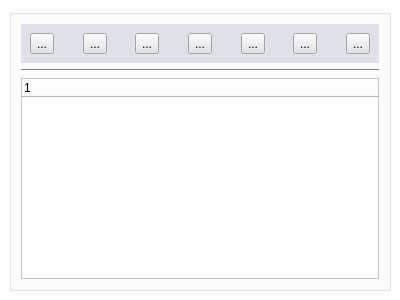
  <widget class="QDockWidget" name="DatasetsWidget">
   <property name="minimumSize">
    <size>
     <width>400</width>
     <height>300</height>
    </size>
   </property>
   <property name="maximumSize">
    <size>
     <width>441</width>
     <height>300</height>
    </size>
   </property>
   <property name="palette">
    <palette>
     <active>
      <colorrole role="WindowText">
       <brush brushstyle="SolidPattern">
        <color alpha="255">
         <red>0</red>
         <green>0</green>
         <blue>0</blue>
        </color>
       </brush>
      </colorrole>
      <colorrole role="Button">
       <brush brushstyle="SolidPattern">
        <color alpha="255">
         <red>255</red>
         <green>255</green>
         <blue>255</blue>
        </color>
       </brush>
      </colorrole>
      <colorrole role="Light">
       <brush brushstyle="SolidPattern">
        <color alpha="255">
         <red>255</red>
         <green>255</green>
         <blue>255</blue>
        </color>
       </brush>
      </colorrole>
      <colorrole role="Midlight">
       <brush brushstyle="SolidPattern">
        <color alpha="255">
         <red>255</red>
         <green>255</green>
         <blue>255</blue>
        </color>
       </brush>
      </colorrole>
      <colorrole role="Dark">
       <brush brushstyle="SolidPattern">
        <color alpha="255">
         <red>127</red>
         <green>127</green>
         <blue>127</blue>
        </color>
       </brush>
      </colorrole>
      <colorrole role="Mid">
       <brush brushstyle="SolidPattern">
        <color alpha="255">
         <red>170</red>
         <green>170</green>
         <blue>170</blue>
        </color>
       </brush>
      </colorrole>
      <colorrole role="Text">
       <brush brushstyle="SolidPattern">
        <color alpha="255">
         <red>0</red>
         <green>0</green>
         <blue>0</blue>
        </color>
       </brush>
      </colorrole>
      <colorrole role="BrightText">
       <brush brushstyle="SolidPattern">
        <color alpha="255">
         <red>255</red>
         <green>255</green>
         <blue>255</blue>
        </color>
       </brush>
      </colorrole>
      <colorrole role="ButtonText">
       <brush brushstyle="SolidPattern">
        <color alpha="255">
         <red>0</red>
         <green>0</green>
         <blue>0</blue>
        </color>
       </brush>
      </colorrole>
      <colorrole role="Base">
       <brush brushstyle="SolidPattern">
        <color alpha="255">
         <red>255</red>
         <green>255</green>
         <blue>255</blue>
        </color>
       </brush>
      </colorrole>
      <colorrole role="Window">
       <brush brushstyle="SolidPattern">
        <color alpha="255">
         <red>255</red>
         <green>255</green>
         <blue>255</blue>
        </color>
       </brush>
      </colorrole>
      <colorrole role="Shadow">
       <brush brushstyle="SolidPattern">
        <color alpha="255">
         <red>0</red>
         <green>0</green>
         <blue>0</blue>
        </color>
       </brush>
      </colorrole>
      <colorrole role="AlternateBase">
       <brush brushstyle="SolidPattern">
        <color alpha="255">
         <red>255</red>
         <green>255</green>
         <blue>255</blue>
        </color>
       </brush>
      </colorrole>
      <colorrole role="ToolTipBase">
       <brush brushstyle="SolidPattern">
        <color alpha="255">
         <red>255</red>
         <green>255</green>
         <blue>220</blue>
        </color>
       </brush>
      </colorrole>
      <colorrole role="ToolTipText">
       <brush brushstyle="SolidPattern">
        <color alpha="255">
         <red>0</red>
         <green>0</green>
         <blue>0</blue>
        </color>
       </brush>
      </colorrole>
      <colorrole role="PlaceholderText">
       <brush brushstyle="SolidPattern">
        <color alpha="128">
         <red>0</red>
         <green>0</green>
         <blue>0</blue>
        </color>
       </brush>
      </colorrole>
     </active>
     <inactive>
      <colorrole role="WindowText">
       <brush brushstyle="SolidPattern">
        <color alpha="255">
         <red>0</red>
         <green>0</green>
         <blue>0</blue>
        </color>
       </brush>
      </colorrole>
      <colorrole role="Button">
       <brush brushstyle="SolidPattern">
        <color alpha="255">
         <red>255</red>
         <green>255</green>
         <blue>255</blue>
        </color>
       </brush>
      </colorrole>
      <colorrole role="Light">
       <brush brushstyle="SolidPattern">
        <color alpha="255">
         <red>255</red>
         <green>255</green>
         <blue>255</blue>
        </color>
       </brush>
      </colorrole>
      <colorrole role="Midlight">
       <brush brushstyle="SolidPattern">
        <color alpha="255">
         <red>255</red>
         <green>255</green>
         <blue>255</blue>
        </color>
       </brush>
      </colorrole>
      <colorrole role="Dark">
       <brush brushstyle="SolidPattern">
        <color alpha="255">
         <red>127</red>
         <green>127</green>
         <blue>127</blue>
        </color>
       </brush>
      </colorrole>
      <colorrole role="Mid">
       <brush brushstyle="SolidPattern">
        <color alpha="255">
         <red>170</red>
         <green>170</green>
         <blue>170</blue>
        </color>
       </brush>
      </colorrole>
      <colorrole role="Text">
       <brush brushstyle="SolidPattern">
        <color alpha="255">
         <red>0</red>
         <green>0</green>
         <blue>0</blue>
        </color>
       </brush>
      </colorrole>
      <colorrole role="BrightText">
       <brush brushstyle="SolidPattern">
        <color alpha="255">
         <red>255</red>
         <green>255</green>
         <blue>255</blue>
        </color>
       </brush>
      </colorrole>
      <colorrole role="ButtonText">
       <brush brushstyle="SolidPattern">
        <color alpha="255">
         <red>0</red>
         <green>0</green>
         <blue>0</blue>
        </color>
       </brush>
      </colorrole>
      <colorrole role="Base">
       <brush brushstyle="SolidPattern">
        <color alpha="255">
         <red>255</red>
         <green>255</green>
         <blue>255</blue>
        </color>
       </brush>
      </colorrole>
      <colorrole role="Window">
       <brush brushstyle="SolidPattern">
        <color alpha="255">
         <red>255</red>
         <green>255</green>
         <blue>255</blue>
        </color>
       </brush>
      </colorrole>
      <colorrole role="Shadow">
       <brush brushstyle="SolidPattern">
        <color alpha="255">
         <red>0</red>
         <green>0</green>
         <blue>0</blue>
        </color>
       </brush>
      </colorrole>
      <colorrole role="AlternateBase">
       <brush brushstyle="SolidPattern">
        <color alpha="255">
         <red>255</red>
         <green>255</green>
         <blue>255</blue>
        </color>
       </brush>
      </colorrole>
      <colorrole role="ToolTipBase">
       <brush brushstyle="SolidPattern">
        <color alpha="255">
         <red>255</red>
         <green>255</green>
         <blue>220</blue>
        </color>
       </brush>
      </colorrole>
      <colorrole role="ToolTipText">
       <brush brushstyle="SolidPattern">
        <color alpha="255">
         <red>0</red>
         <green>0</green>
         <blue>0</blue>
        </color>
       </brush>
      </colorrole>
      <colorrole role="PlaceholderText">
       <brush brushstyle="SolidPattern">
        <color alpha="128">
         <red>0</red>
         <green>0</green>
         <blue>0</blue>
        </color>
       </brush>
      </colorrole>
     </inactive>
     <disabled>
      <colorrole role="WindowText">
       <brush brushstyle="SolidPattern">
        <color alpha="255">
         <red>127</red>
         <green>127</green>
         <blue>127</blue>
        </color>
       </brush>
      </colorrole>
      <colorrole role="Button">
       <brush brushstyle="SolidPattern">
        <color alpha="255">
         <red>255</red>
         <green>255</green>
         <blue>255</blue>
        </color>
       </brush>
      </colorrole>
      <colorrole role="Light">
       <brush brushstyle="SolidPattern">
        <color alpha="255">
         <red>255</red>
         <green>255</green>
         <blue>255</blue>
        </color>
       </brush>
      </colorrole>
      <colorrole role="Midlight">
       <brush brushstyle="SolidPattern">
        <color alpha="255">
         <red>255</red>
         <green>255</green>
         <blue>255</blue>
        </color>
       </brush>
      </colorrole>
      <colorrole role="Dark">
       <brush brushstyle="SolidPattern">
        <color alpha="255">
         <red>127</red>
         <green>127</green>
         <blue>127</blue>
        </color>
       </brush>
      </colorrole>
      <colorrole role="Mid">
       <brush brushstyle="SolidPattern">
        <color alpha="255">
         <red>170</red>
         <green>170</green>
         <blue>170</blue>
        </color>
       </brush>
      </colorrole>
      <colorrole role="Text">
       <brush brushstyle="SolidPattern">
        <color alpha="255">
         <red>127</red>
         <green>127</green>
         <blue>127</blue>
        </color>
       </brush>
      </colorrole>
      <colorrole role="BrightText">
       <brush brushstyle="SolidPattern">
        <color alpha="255">
         <red>255</red>
         <green>255</green>
         <blue>255</blue>
        </color>
       </brush>
      </colorrole>
      <colorrole role="ButtonText">
       <brush brushstyle="SolidPattern">
        <color alpha="255">
         <red>127</red>
         <green>127</green>
         <blue>127</blue>
        </color>
       </brush>
      </colorrole>
      <colorrole role="Base">
       <brush brushstyle="SolidPattern">
        <color alpha="255">
         <red>255</red>
         <green>255</green>
         <blue>255</blue>
        </color>
       </brush>
      </colorrole>
      <colorrole role="Window">
       <brush brushstyle="SolidPattern">
        <color alpha="255">
         <red>255</red>
         <green>255</green>
         <blue>255</blue>
        </color>
       </brush>
      </colorrole>
      <colorrole role="Shadow">
       <brush brushstyle="SolidPattern">
        <color alpha="255">
         <red>0</red>
         <green>0</green>
         <blue>0</blue>
        </color>
       </brush>
      </colorrole>
      <colorrole role="AlternateBase">
       <brush brushstyle="SolidPattern">
        <color alpha="255">
         <red>255</red>
         <green>255</green>
         <blue>255</blue>
        </color>
       </brush>
      </colorrole>
      <colorrole role="ToolTipBase">
       <brush brushstyle="SolidPattern">
        <color alpha="255">
         <red>255</red>
         <green>255</green>
         <blue>220</blue>
        </color>
       </brush>
      </colorrole>
      <colorrole role="ToolTipText">
       <brush brushstyle="SolidPattern">
        <color alpha="255">
         <red>0</red>
         <green>0</green>
         <blue>0</blue>
        </color>
       </brush>
      </colorrole>
      <colorrole role="PlaceholderText">
       <brush brushstyle="SolidPattern">
        <color alpha="128">
         <red>0</red>
         <green>0</green>
         <blue>0</blue>
        </color>
       </brush>
      </colorrole>
     </disabled>
    </palette>
   </property>
   <property name="windowTitle">
    <string>Datasets</string>
   </property>
   <attribute name="dockWidgetArea">
    <number>1</number>
   </attribute>
   <widget class="QWidget" name="dockWidgetContents_0">
    <layout class="QGridLayout" name="gridLayout_3">
     <item row="0" column="0">
      <widget class="QGroupBox" name="groupBox_2">
       <property name="title">
        <string/>
       </property>
       <layout class="QGridLayout" name="gridLayout_38">
        <item row="0" column="0">
         <layout class="QGridLayout" name="gridLayout_36">
          <item row="2" column="0">
           <widget class="QTreeWidget" name="treeWidget_2">
            <column>
             <property name="text">
              <string notr="true">1</string>
             </property>
            </column>
           </widget>
          </item>
          <item row="0" column="0">
           <widget class="QWidget" name="widget_2" native="true">
            <property name="styleSheet">
             <string notr="true">background-color: rgb(222,225,232)</string>
            </property>
            <layout class="QGridLayout" name="gridLayout_35">
             <item row="0" column="0">
              <layout class="QGridLayout" name="gridLayout_34">
               <item row="0" column="0">
                <widget class="QToolButton" name="toolButton_22">
                 <property name="styleSheet">
                  <string notr="true">qproperty-icon: url(&quot;:/datasets-addDataset.svg&quot;);</string>
                 </property>
                 <property name="text">
                  <string>...</string>
                 </property>
                </widget>
               </item>
               <item row="0" column="1">
                <spacer name="horizontalSpacer">
                 <property name="orientation">
                  <enum>Qt::Horizontal</enum>
                 </property>
                 <property name="sizeHint" stdset="0">
                  <size>
                   <width>18</width>
                   <height>20</height>
                  </size>
                 </property>
                </spacer>
               </item>
               <item row="0" column="2">
                <widget class="QToolButton" name="toolButton_23">
                 <property name="styleSheet">
                  <string notr="true">qproperty-icon: url(&quot;:/datasets-renameDataset.svg&quot;);</string>
                 </property>
                 <property name="text">
                  <string>...</string>
                 </property>
                </widget>
               </item>
               <item row="0" column="3">
                <spacer name="horizontalSpacer_2">
                 <property name="orientation">
                  <enum>Qt::Horizontal</enum>
                 </property>
                 <property name="sizeHint" stdset="0">
                  <size>
                   <width>18</width>
                   <height>20</height>
                  </size>
                 </property>
                </spacer>
               </item>
               <item row="0" column="4">
                <widget class="QToolButton" name="toolButton_24">
                 <property name="styleSheet">
                  <string notr="true">qproperty-icon: url(&quot;:/datasets-saveDataset.svg&quot;);</string>
                 </property>
                 <property name="text">
                  <string>...</string>
                 </property>
                </widget>
               </item>
               <item row="0" column="5">
                <spacer name="horizontalSpacer_3">
                 <property name="orientation">
                  <enum>Qt::Horizontal</enum>
                 </property>
                 <property name="sizeHint" stdset="0">
                  <size>
                   <width>18</width>
                   <height>20</height>
                  </size>
                 </property>
                </spacer>
               </item>
               <item row="0" column="6">
                <widget class="QToolButton" name="toolButton_25">
                 <property name="styleSheet">
                  <string notr="true">qproperty-icon: url(&quot;:/datasets-bake.svg&quot;);</string>
                 </property>
                 <property name="text">
                  <string>...</string>
                 </property>
                </widget>
               </item>
               <item row="0" column="7">
                <spacer name="horizontalSpacer_4">
                 <property name="orientation">
                  <enum>Qt::Horizontal</enum>
                 </property>
                 <property name="sizeHint" stdset="0">
                  <size>
                   <width>18</width>
                   <height>20</height>
                  </size>
                 </property>
                </spacer>
               </item>
               <item row="0" column="8">
                <widget class="QToolButton" name="toolButton_26">
                 <property name="styleSheet">
                  <string notr="true">qproperty-icon: url(&quot;:/datasets-saveMask.svg&quot;);</string>
                 </property>
                 <property name="text">
                  <string>...</string>
                 </property>
                </widget>
               </item>
               <item row="0" column="9">
                <spacer name="horizontalSpacer_6">
                 <property name="orientation">
                  <enum>Qt::Horizontal</enum>
                 </property>
                 <property name="sizeHint" stdset="0">
                  <size>
                   <width>18</width>
                   <height>20</height>
                  </size>
                 </property>
                </spacer>
               </item>
               <item row="0" column="10">
                <widget class="QToolButton" name="toolButton_27">
                 <property name="styleSheet">
                  <string notr="true">qproperty-icon: url(&quot;:/datasets-deleteDataset.svg&quot;);</string>
                 </property>
                 <property name="text">
                  <string>...</string>
                 </property>
                </widget>
               </item>
               <item row="0" column="11">
                <spacer name="horizontalSpacer_7">
                 <property name="orientation">
                  <enum>Qt::Horizontal</enum>
                 </property>
                 <property name="sizeHint" stdset="0">
                  <size>
                   <width>18</width>
                   <height>20</height>
                  </size>
                 </property>
                </spacer>
               </item>
               <item row="0" column="12">
                <widget class="QToolButton" name="toolButton_28">
                 <property name="styleSheet">
                  <string notr="true">qproperty-icon: url(&quot;:/datasets-deleteAll.svg&quot;);</string>
                 </property>
                 <property name="text">
                  <string>...</string>
                 </property>
                </widget>
               </item>
              </layout>
             </item>
            </layout>
           </widget>
          </item>
          <item row="1" column="0">
           <widget class="Line" name="line_19">
            <property name="orientation">
             <enum>Qt::Horizontal</enum>
            </property>
           </widget>
          </item>
         </layout>
        </item>
       </layout>
      </widget>
     </item>
    </layout>
   </widget>
  </widget>
